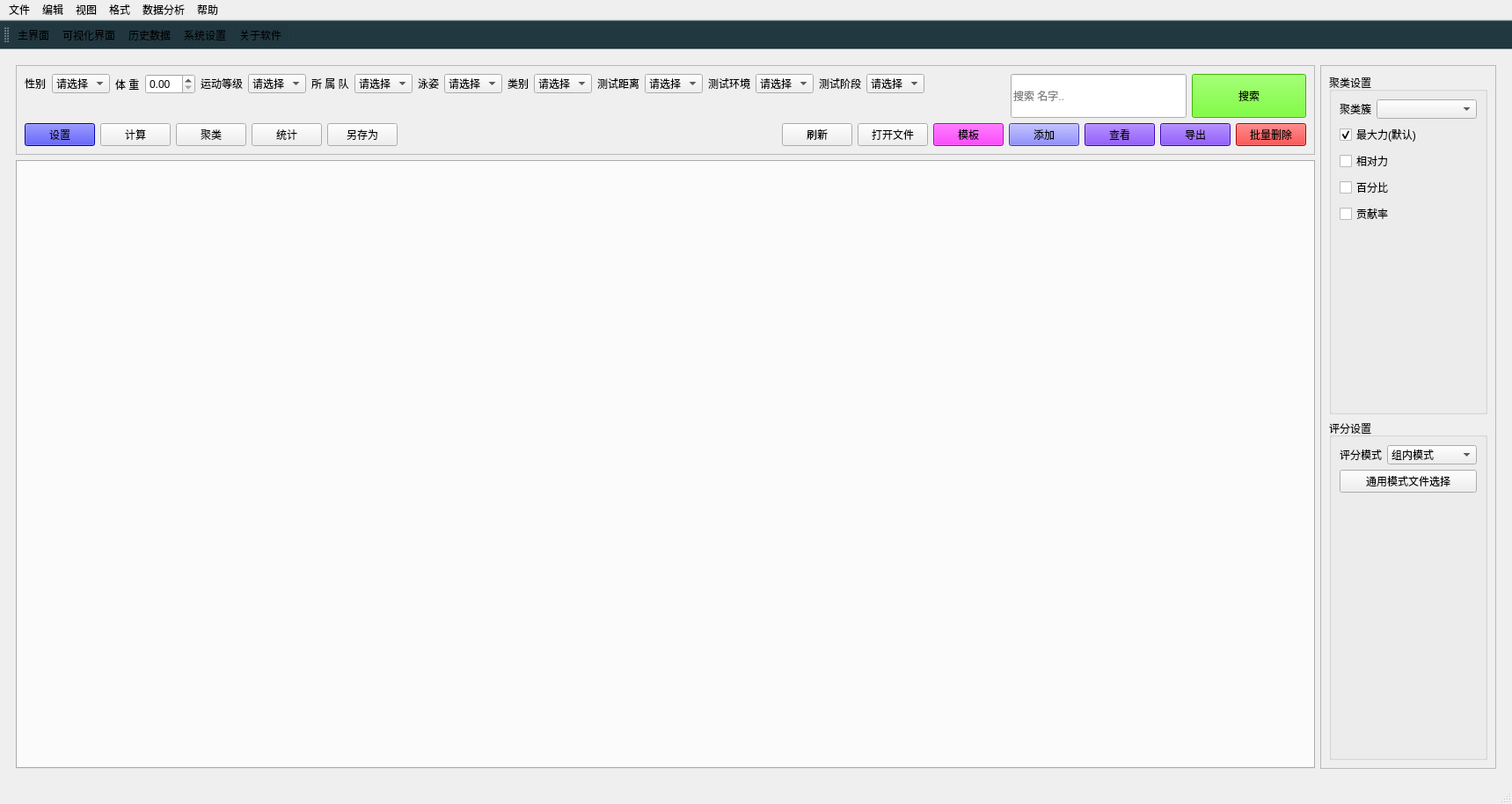
<?xml version="1.0" encoding="UTF-8"?>
<ui version="4.0">
 <class>MainWindow</class>
 <widget class="QMainWindow" name="MainWindow">
  <property name="geometry">
   <rect>
    <x>0</x>
    <y>0</y>
    <width>1719</width>
    <height>914</height>
   </rect>
  </property>
  <property name="palette">
   <palette>
    <active/>
    <inactive/>
    <disabled/>
   </palette>
  </property>
  <property name="windowTitle">
   <string>MainWindow</string>
  </property>
  <property name="styleSheet">
   <string notr="true">QMainWindow{
rgb(126, 133, 143)
}</string>
  </property>
  <property name="toolButtonStyle">
   <enum>Qt::ToolButtonTextOnly</enum>
  </property>
  <widget class="QWidget" name="centralwidget">
   <layout class="QVBoxLayout" name="verticalLayout_9">
    <item>
     <widget class="QStackedWidget" name="stackedWidget">
      <property name="currentIndex">
       <number>0</number>
      </property>
      <widget class="QWidget" name="mainPage">
       <layout class="QVBoxLayout" name="verticalLayout_10">
        <item>
         <layout class="QHBoxLayout" name="horizontalLayout_5">
          <item>
           <layout class="QVBoxLayout" name="verticalLayout_4">
            <item>
             <widget class="QFrame" name="frame">
              <property name="frameShape">
               <enum>QFrame::StyledPanel</enum>
              </property>
              <property name="frameShadow">
               <enum>QFrame::Raised</enum>
              </property>
              <layout class="QVBoxLayout" name="verticalLayout_2">
               <item>
                <layout class="QVBoxLayout" name="verticalLayout_3">
                 <item>
                  <layout class="QHBoxLayout" name="horizontalLayout_4">
                   <item>
                    <layout class="QVBoxLayout" name="verticalLayout">
                     <item>
                      <layout class="QHBoxLayout" name="horizontalLayout">
                       <item>
                        <layout class="QFormLayout" name="formLayout">
                         <property name="fieldGrowthPolicy">
                          <enum>QFormLayout::AllNonFixedFieldsGrow</enum>
                         </property>
                         <property name="horizontalSpacing">
                          <number>7</number>
                         </property>
                         <item row="0" column="0">
                          <widget class="QLabel" name="label">
                           <property name="text">
                            <string>性别</string>
                           </property>
                          </widget>
                         </item>
                         <item row="0" column="1">
                          <widget class="QComboBox" name="mainGenderCB">
                           <property name="maximumSize">
                            <size>
                             <width>80</width>
                             <height>16777215</height>
                            </size>
                           </property>
                           <item>
                            <property name="text">
                             <string>请选择</string>
                            </property>
                           </item>
                          </widget>
                         </item>
                        </layout>
                       </item>
                       <item>
                        <layout class="QFormLayout" name="formLayout_2">
                         <item row="0" column="0">
                          <widget class="QLabel" name="label_2">
                           <property name="text">
                            <string>体 重</string>
                           </property>
                          </widget>
                         </item>
                         <item row="0" column="1">
                          <widget class="QDoubleSpinBox" name="mainWeightSB">
                           <property name="maximumSize">
                            <size>
                             <width>80</width>
                             <height>16777215</height>
                            </size>
                           </property>
                          </widget>
                         </item>
                        </layout>
                       </item>
                       <item>
                        <layout class="QFormLayout" name="formLayout_3">
                         <item row="0" column="0">
                          <widget class="QLabel" name="label_3">
                           <property name="text">
                            <string>运动等级</string>
                           </property>
                          </widget>
                         </item>
                         <item row="0" column="1">
                          <widget class="QComboBox" name="mainLevelCB">
                           <property name="maximumSize">
                            <size>
                             <width>120</width>
                             <height>16777215</height>
                            </size>
                           </property>
                           <item>
                            <property name="text">
                             <string>请选择</string>
                            </property>
                           </item>
                          </widget>
                         </item>
                        </layout>
                       </item>
                       <item>
                        <layout class="QFormLayout" name="formLayout_4">
                         <item row="0" column="0">
                          <widget class="QLabel" name="label_4">
                           <property name="text">
                            <string>所 属 队</string>
                           </property>
                          </widget>
                         </item>
                         <item row="0" column="1">
                          <widget class="QComboBox" name="mainTeamCB">
                           <property name="maximumSize">
                            <size>
                             <width>100</width>
                             <height>16777215</height>
                            </size>
                           </property>
                           <item>
                            <property name="text">
                             <string>请选择</string>
                            </property>
                           </item>
                          </widget>
                         </item>
                        </layout>
                       </item>
                      </layout>
                     </item>
                    </layout>
                   </item>
                   <item>
                    <layout class="QFormLayout" name="formLayout_5">
                     <item row="0" column="0">
                      <widget class="QLabel" name="label_5">
                       <property name="text">
                        <string>泳姿</string>
                       </property>
                      </widget>
                     </item>
                     <item row="0" column="1">
                      <widget class="QComboBox" name="mainStrokeCB">
                       <property name="maximumSize">
                        <size>
                         <width>80</width>
                         <height>16777215</height>
                        </size>
                       </property>
                       <item>
                        <property name="text">
                         <string>请选择</string>
                        </property>
                       </item>
                      </widget>
                     </item>
                    </layout>
                   </item>
                   <item>
                    <layout class="QFormLayout" name="formLayout_6">
                     <item row="0" column="0">
                      <widget class="QLabel" name="label_6">
                       <property name="text">
                        <string>类别</string>
                       </property>
                      </widget>
                     </item>
                     <item row="0" column="1">
                      <widget class="QComboBox" name="mainTypeCB">
                       <property name="maximumSize">
                        <size>
                         <width>80</width>
                         <height>16777215</height>
                        </size>
                       </property>
                       <item>
                        <property name="text">
                         <string>请选择</string>
                        </property>
                       </item>
                      </widget>
                     </item>
                    </layout>
                   </item>
                   <item>
                    <layout class="QFormLayout" name="formLayout_7">
                     <item row="0" column="0">
                      <widget class="QLabel" name="label_7">
                       <property name="text">
                        <string>测试距离</string>
                       </property>
                      </widget>
                     </item>
                     <item row="0" column="1">
                      <widget class="QComboBox" name="mainDistCB">
                       <property name="maximumSize">
                        <size>
                         <width>80</width>
                         <height>16777215</height>
                        </size>
                       </property>
                       <item>
                        <property name="text">
                         <string>请选择</string>
                        </property>
                       </item>
                      </widget>
                     </item>
                    </layout>
                   </item>
                   <item>
                    <layout class="QFormLayout" name="formLayout_8">
                     <item row="0" column="0">
                      <widget class="QLabel" name="label_8">
                       <property name="text">
                        <string>测试环境</string>
                       </property>
                      </widget>
                     </item>
                     <item row="0" column="1">
                      <widget class="QComboBox" name="mainEnvCB">
                       <property name="maximumSize">
                        <size>
                         <width>80</width>
                         <height>16777215</height>
                        </size>
                       </property>
                       <item>
                        <property name="text">
                         <string>请选择</string>
                        </property>
                       </item>
                      </widget>
                     </item>
                    </layout>
                   </item>
                   <item>
                    <layout class="QFormLayout" name="formLayout_9">
                     <item row="0" column="0">
                      <widget class="QLabel" name="label_9">
                       <property name="text">
                        <string>测试阶段</string>
                       </property>
                      </widget>
                     </item>
                     <item row="0" column="1">
                      <widget class="QComboBox" name="mainStrageCB">
                       <property name="maximumSize">
                        <size>
                         <width>80</width>
                         <height>16777215</height>
                        </size>
                       </property>
                       <item>
                        <property name="text">
                         <string>请选择</string>
                        </property>
                       </item>
                      </widget>
                     </item>
                    </layout>
                   </item>
                   <item>
                    <spacer name="horizontalSpacer_2">
                     <property name="orientation">
                      <enum>Qt::Horizontal</enum>
                     </property>
                     <property name="sizeHint" stdset="0">
                      <size>
                       <width>40</width>
                       <height>20</height>
                      </size>
                     </property>
                    </spacer>
                   </item>
                   <item>
                    <widget class="QLineEdit" name="lineEdit">
                     <property name="minimumSize">
                      <size>
                       <width>200</width>
                       <height>50</height>
                      </size>
                     </property>
                     <property name="maximumSize">
                      <size>
                       <width>200</width>
                       <height>50</height>
                      </size>
                     </property>
                     <property name="styleSheet">
                      <string notr="true">border-color: rgb(85, 255, 127);</string>
                     </property>
                     <property name="placeholderText">
                      <string>搜索 名字..</string>
                     </property>
                    </widget>
                   </item>
                   <item>
                    <widget class="QPushButton" name="mainSearch">
                     <property name="minimumSize">
                      <size>
                       <width>130</width>
                       <height>50</height>
                      </size>
                     </property>
                     <property name="layoutDirection">
                      <enum>Qt::LeftToRight</enum>
                     </property>
                     <property name="styleSheet">
                      <string notr="true">background-color: rgb(85, 255, 0);</string>
                     </property>
                     <property name="text">
                      <string>搜索</string>
                     </property>
                     <property name="icon">
                      <iconset resource="res.qrc">
                       <normaloff>:/images/images/search.png</normaloff>:/images/images/search.png</iconset>
                     </property>
                     <property name="iconSize">
                      <size>
                       <width>32</width>
                       <height>32</height>
                      </size>
                     </property>
                    </widget>
                   </item>
                  </layout>
                 </item>
                 <item>
                  <layout class="QHBoxLayout" name="horizontalLayout_2">
                   <item>
                    <widget class="QPushButton" name="mainSetting">
                     <property name="styleSheet">
                      <string notr="true">background-color: rgb(0, 0, 255);</string>
                     </property>
                     <property name="text">
                      <string>设置</string>
                     </property>
                     <property name="icon">
                      <iconset resource="res.qrc">
                       <normaloff>:/images/images/mainSetting.png</normaloff>:/images/images/mainSetting.png</iconset>
                     </property>
                    </widget>
                   </item>
                   <item>
                    <widget class="QPushButton" name="mainComputedBtn">
                     <property name="text">
                      <string>计算</string>
                     </property>
                    </widget>
                   </item>
                   <item>
                    <widget class="QPushButton" name="mainClusterBtn">
                     <property name="text">
                      <string>聚类</string>
                     </property>
                    </widget>
                   </item>
                   <item>
                    <widget class="QPushButton" name="mainStatisticsBtn">
                     <property name="text">
                      <string>统计</string>
                     </property>
                    </widget>
                   </item>
                   <item>
                    <widget class="QPushButton" name="mainAsSaveBtn">
                     <property name="text">
                      <string>另存为</string>
                     </property>
                    </widget>
                   </item>
                   <item>
                    <spacer name="horizontalSpacer">
                     <property name="orientation">
                      <enum>Qt::Horizontal</enum>
                     </property>
                     <property name="sizeHint" stdset="0">
                      <size>
                       <width>40</width>
                       <height>20</height>
                      </size>
                     </property>
                    </spacer>
                   </item>
                   <item>
                    <widget class="QPushButton" name="mainRefresh">
                     <property name="text">
                      <string>刷新</string>
                     </property>
                    </widget>
                   </item>
                   <item>
                    <widget class="QPushButton" name="mainOpenExcelBtn">
                     <property name="text">
                      <string>打开文件</string>
                     </property>
                    </widget>
                   </item>
                   <item>
                    <widget class="QPushButton" name="mainTemplateBtn">
                     <property name="styleSheet">
                      <string notr="true">background-color: rgb(255, 0, 255);</string>
                     </property>
                     <property name="text">
                      <string>模板</string>
                     </property>
                     <property name="icon">
                      <iconset resource="res.qrc">
                       <normaloff>:/images/images/template.png</normaloff>:/images/images/template.png</iconset>
                     </property>
                    </widget>
                   </item>
                   <item>
                    <widget class="QPushButton" name="appendData">
                     <property name="styleSheet">
                      <string notr="true">background-color: rgb(85, 85, 255);</string>
                     </property>
                     <property name="text">
                      <string>添加</string>
                     </property>
                     <property name="icon">
                      <iconset resource="res.qrc">
                       <normaloff>:/images/images/append.png</normaloff>:/images/images/append.png</iconset>
                     </property>
                    </widget>
                   </item>
                   <item>
                    <widget class="QPushButton" name="mainViewBtn">
                     <property name="styleSheet">
                      <string notr="true">background-color: rgb(85, 0, 255);</string>
                     </property>
                     <property name="text">
                      <string>查看</string>
                     </property>
                     <property name="icon">
                      <iconset resource="res.qrc">
                       <normaloff>:/images/images/view.png</normaloff>:/images/images/view.png</iconset>
                     </property>
                    </widget>
                   </item>
                   <item>
                    <widget class="QPushButton" name="mainExportBtn">
                     <property name="styleSheet">
                      <string notr="true">background-color: rgb(85, 0, 255);</string>
                     </property>
                     <property name="text">
                      <string>导出</string>
                     </property>
                     <property name="icon">
                      <iconset resource="res.qrc">
                       <normaloff>:/images/images/export.png</normaloff>:/images/images/export.png</iconset>
                     </property>
                    </widget>
                   </item>
                   <item>
                    <widget class="QPushButton" name="mainAllDeleteBtn">
                     <property name="styleSheet">
                      <string notr="true">background-color: rgb(255, 0, 0);</string>
                     </property>
                     <property name="text">
                      <string>批量删除</string>
                     </property>
                     <property name="icon">
                      <iconset resource="res.qrc">
                       <normaloff>:/images/images/delete.png</normaloff>:/images/images/delete.png</iconset>
                     </property>
                    </widget>
                   </item>
                  </layout>
                 </item>
                </layout>
               </item>
              </layout>
             </widget>
            </item>
            <item>
             <widget class="QTabWidget" name="tabWidget">
              <property name="minimumSize">
               <size>
                <width>42</width>
                <height>500</height>
               </size>
              </property>
              <property name="tabPosition">
               <enum>QTabWidget::South</enum>
              </property>
              <property name="tabShape">
               <enum>QTabWidget::Triangular</enum>
              </property>
              <property name="tabsClosable">
               <bool>false</bool>
              </property>
             </widget>
            </item>
           </layout>
          </item>
          <item>
           <widget class="QFrame" name="mainSettingPage">
            <property name="minimumSize">
             <size>
              <width>200</width>
              <height>0</height>
             </size>
            </property>
            <property name="frameShape">
             <enum>QFrame::StyledPanel</enum>
            </property>
            <property name="frameShadow">
             <enum>QFrame::Raised</enum>
            </property>
            <layout class="QVBoxLayout" name="verticalLayout_5">
             <item>
              <widget class="QGroupBox" name="groupBox">
               <property name="title">
                <string>聚类设置</string>
               </property>
               <layout class="QVBoxLayout" name="verticalLayout_8">
                <item>
                 <layout class="QVBoxLayout" name="verticalLayout_7">
                  <item>
                   <layout class="QFormLayout" name="formLayout_11">
                    <item row="0" column="0">
                     <widget class="QLabel" name="label_14">
                      <property name="text">
                       <string>聚类簇</string>
                      </property>
                     </widget>
                    </item>
                    <item row="0" column="1">
                     <widget class="QComboBox" name="kCB"/>
                    </item>
                   </layout>
                  </item>
                  <item>
                   <layout class="QVBoxLayout" name="verticalLayout_6">
                    <item>
                     <widget class="QCheckBox" name="maxPowerCheckBox">
                      <property name="text">
                       <string>最大力(默认)</string>
                      </property>
                      <property name="checkable">
                       <bool>true</bool>
                      </property>
                      <property name="checked">
                       <bool>true</bool>
                      </property>
                     </widget>
                    </item>
                    <item>
                     <widget class="QCheckBox" name="relPowerCheckBox">
                      <property name="text">
                       <string>相对力</string>
                      </property>
                     </widget>
                    </item>
                    <item>
                     <widget class="QCheckBox" name="percentageCheckBox">
                      <property name="text">
                       <string>百分比</string>
                      </property>
                     </widget>
                    </item>
                    <item>
                     <widget class="QCheckBox" name="contributionCheckBox">
                      <property name="text">
                       <string>贡献率</string>
                      </property>
                     </widget>
                    </item>
                   </layout>
                  </item>
                 </layout>
                </item>
                <item>
                 <spacer name="verticalSpacer_2">
                  <property name="orientation">
                   <enum>Qt::Vertical</enum>
                  </property>
                  <property name="sizeHint" stdset="0">
                   <size>
                    <width>20</width>
                    <height>40</height>
                   </size>
                  </property>
                 </spacer>
                </item>
               </layout>
              </widget>
             </item>
             <item>
              <widget class="QGroupBox" name="groupBox_2">
               <property name="title">
                <string>评分设置</string>
               </property>
               <layout class="QVBoxLayout" name="verticalLayout_13">
                <item>
                 <layout class="QVBoxLayout" name="verticalLayout_12">
                  <item>
                   <layout class="QFormLayout" name="formLayout_10">
                    <item row="0" column="0">
                     <widget class="QLabel" name="label_11">
                      <property name="text">
                       <string>评分模式</string>
                      </property>
                     </widget>
                    </item>
                    <item row="0" column="1">
                     <widget class="QComboBox" name="scoreComboBox">
                      <item>
                       <property name="text">
                        <string>组内模式</string>
                       </property>
                      </item>
                      <item>
                       <property name="text">
                        <string>通用模式</string>
                       </property>
                      </item>
                     </widget>
                    </item>
                   </layout>
                  </item>
                  <item>
                   <layout class="QVBoxLayout" name="verticalLayout_11">
                    <item>
                     <widget class="QPushButton" name="scorePushButton">
                      <property name="enabled">
                       <bool>true</bool>
                      </property>
                      <property name="text">
                       <string>通用模式文件选择</string>
                      </property>
                     </widget>
                    </item>
                   </layout>
                  </item>
                 </layout>
                </item>
                <item>
                 <spacer name="verticalSpacer">
                  <property name="orientation">
                   <enum>Qt::Vertical</enum>
                  </property>
                  <property name="sizeHint" stdset="0">
                   <size>
                    <width>20</width>
                    <height>240</height>
                   </size>
                  </property>
                 </spacer>
                </item>
               </layout>
              </widget>
             </item>
            </layout>
           </widget>
          </item>
         </layout>
        </item>
       </layout>
      </widget>
     </widget>
    </item>
   </layout>
  </widget>
  <widget class="QMenuBar" name="menubar">
   <property name="geometry">
    <rect>
     <x>0</x>
     <y>0</y>
     <width>1719</width>
     <height>26</height>
    </rect>
   </property>
   <widget class="QMenu" name="menu">
    <property name="title">
     <string>文件</string>
    </property>
    <addaction name="separator"/>
    <addaction name="separator"/>
   </widget>
   <widget class="QMenu" name="menu_2">
    <property name="title">
     <string>编辑</string>
    </property>
   </widget>
   <widget class="QMenu" name="menu_3">
    <property name="title">
     <string>数据分析</string>
    </property>
    <addaction name="separator"/>
   </widget>
   <widget class="QMenu" name="menu_4">
    <property name="title">
     <string>帮助</string>
    </property>
    <addaction name="actAbout"/>
    <addaction name="separator"/>
   </widget>
   <widget class="QMenu" name="menu_5">
    <property name="title">
     <string>格式</string>
    </property>
   </widget>
   <widget class="QMenu" name="menu_6">
    <property name="title">
     <string>视图</string>
    </property>
   </widget>
   <addaction name="menu"/>
   <addaction name="menu_2"/>
   <addaction name="menu_6"/>
   <addaction name="menu_5"/>
   <addaction name="menu_3"/>
   <addaction name="menu_4"/>
  </widget>
  <widget class="QToolBar" name="toolBar">
   <property name="palette">
    <palette>
     <active>
      <colorrole role="WindowText">
       <brush brushstyle="SolidPattern">
        <color alpha="216">
         <red>0</red>
         <green>0</green>
         <blue>0</blue>
        </color>
       </brush>
      </colorrole>
      <colorrole role="Button">
       <brush brushstyle="SolidPattern">
        <color alpha="255">
         <red>33</red>
         <green>55</green>
         <blue>63</blue>
        </color>
       </brush>
      </colorrole>
      <colorrole role="Midlight">
       <brush brushstyle="SolidPattern">
        <color alpha="255">
         <red>245</red>
         <green>245</green>
         <blue>245</blue>
        </color>
       </brush>
      </colorrole>
      <colorrole role="Dark">
       <brush brushstyle="SolidPattern">
        <color alpha="255">
         <red>191</red>
         <green>191</green>
         <blue>191</blue>
        </color>
       </brush>
      </colorrole>
      <colorrole role="Mid">
       <brush brushstyle="SolidPattern">
        <color alpha="255">
         <red>169</red>
         <green>169</green>
         <blue>169</blue>
        </color>
       </brush>
      </colorrole>
      <colorrole role="Text">
       <brush brushstyle="SolidPattern">
        <color alpha="216">
         <red>0</red>
         <green>0</green>
         <blue>0</blue>
        </color>
       </brush>
      </colorrole>
      <colorrole role="ButtonText">
       <brush brushstyle="SolidPattern">
        <color alpha="216">
         <red>0</red>
         <green>0</green>
         <blue>0</blue>
        </color>
       </brush>
      </colorrole>
      <colorrole role="Base">
       <brush brushstyle="SolidPattern">
        <color alpha="255">
         <red>33</red>
         <green>55</green>
         <blue>63</blue>
        </color>
       </brush>
      </colorrole>
      <colorrole role="Window">
       <brush brushstyle="SolidPattern">
        <color alpha="255">
         <red>33</red>
         <green>55</green>
         <blue>63</blue>
        </color>
       </brush>
      </colorrole>
      <colorrole role="Shadow">
       <brush brushstyle="SolidPattern">
        <color alpha="255">
         <red>0</red>
         <green>0</green>
         <blue>0</blue>
        </color>
       </brush>
      </colorrole>
      <colorrole role="Highlight">
       <brush brushstyle="SolidPattern">
        <color alpha="255">
         <red>165</red>
         <green>205</green>
         <blue>255</blue>
        </color>
       </brush>
      </colorrole>
      <colorrole role="HighlightedText">
       <brush brushstyle="SolidPattern">
        <color alpha="216">
         <red>0</red>
         <green>0</green>
         <blue>0</blue>
        </color>
       </brush>
      </colorrole>
      <colorrole role="Link">
       <brush brushstyle="SolidPattern">
        <color alpha="255">
         <red>9</red>
         <green>79</green>
         <blue>209</blue>
        </color>
       </brush>
      </colorrole>
      <colorrole role="AlternateBase">
       <brush brushstyle="SolidPattern">
        <color alpha="255">
         <red>245</red>
         <green>245</green>
         <blue>245</blue>
        </color>
       </brush>
      </colorrole>
      <colorrole role="NoRole">
       <brush brushstyle="SolidPattern">
        <color alpha="255">
         <red>0</red>
         <green>0</green>
         <blue>0</blue>
        </color>
       </brush>
      </colorrole>
      <colorrole role="ToolTipBase">
       <brush brushstyle="SolidPattern">
        <color alpha="255">
         <red>255</red>
         <green>255</green>
         <blue>255</blue>
        </color>
       </brush>
      </colorrole>
      <colorrole role="PlaceholderText">
       <brush brushstyle="SolidPattern">
        <color alpha="63">
         <red>0</red>
         <green>0</green>
         <blue>0</blue>
        </color>
       </brush>
      </colorrole>
     </active>
     <inactive>
      <colorrole role="WindowText">
       <brush brushstyle="SolidPattern">
        <color alpha="216">
         <red>0</red>
         <green>0</green>
         <blue>0</blue>
        </color>
       </brush>
      </colorrole>
      <colorrole role="Button">
       <brush brushstyle="SolidPattern">
        <color alpha="255">
         <red>33</red>
         <green>55</green>
         <blue>63</blue>
        </color>
       </brush>
      </colorrole>
      <colorrole role="Midlight">
       <brush brushstyle="SolidPattern">
        <color alpha="255">
         <red>245</red>
         <green>245</green>
         <blue>245</blue>
        </color>
       </brush>
      </colorrole>
      <colorrole role="Dark">
       <brush brushstyle="SolidPattern">
        <color alpha="255">
         <red>191</red>
         <green>191</green>
         <blue>191</blue>
        </color>
       </brush>
      </colorrole>
      <colorrole role="Mid">
       <brush brushstyle="SolidPattern">
        <color alpha="255">
         <red>169</red>
         <green>169</green>
         <blue>169</blue>
        </color>
       </brush>
      </colorrole>
      <colorrole role="Text">
       <brush brushstyle="SolidPattern">
        <color alpha="216">
         <red>0</red>
         <green>0</green>
         <blue>0</blue>
        </color>
       </brush>
      </colorrole>
      <colorrole role="ButtonText">
       <brush brushstyle="SolidPattern">
        <color alpha="255">
         <red>0</red>
         <green>0</green>
         <blue>0</blue>
        </color>
       </brush>
      </colorrole>
      <colorrole role="Base">
       <brush brushstyle="SolidPattern">
        <color alpha="255">
         <red>33</red>
         <green>55</green>
         <blue>63</blue>
        </color>
       </brush>
      </colorrole>
      <colorrole role="Window">
       <brush brushstyle="SolidPattern">
        <color alpha="255">
         <red>33</red>
         <green>55</green>
         <blue>63</blue>
        </color>
       </brush>
      </colorrole>
      <colorrole role="Shadow">
       <brush brushstyle="SolidPattern">
        <color alpha="255">
         <red>0</red>
         <green>0</green>
         <blue>0</blue>
        </color>
       </brush>
      </colorrole>
      <colorrole role="Highlight">
       <brush brushstyle="SolidPattern">
        <color alpha="255">
         <red>212</red>
         <green>212</green>
         <blue>212</blue>
        </color>
       </brush>
      </colorrole>
      <colorrole role="HighlightedText">
       <brush brushstyle="SolidPattern">
        <color alpha="216">
         <red>0</red>
         <green>0</green>
         <blue>0</blue>
        </color>
       </brush>
      </colorrole>
      <colorrole role="Link">
       <brush brushstyle="SolidPattern">
        <color alpha="255">
         <red>0</red>
         <green>0</green>
         <blue>255</blue>
        </color>
       </brush>
      </colorrole>
      <colorrole role="AlternateBase">
       <brush brushstyle="SolidPattern">
        <color alpha="255">
         <red>245</red>
         <green>245</green>
         <blue>245</blue>
        </color>
       </brush>
      </colorrole>
      <colorrole role="NoRole">
       <brush brushstyle="NoBrush">
        <color alpha="255">
         <red>0</red>
         <green>0</green>
         <blue>0</blue>
        </color>
       </brush>
      </colorrole>
      <colorrole role="ToolTipBase">
       <brush brushstyle="SolidPattern">
        <color alpha="255">
         <red>255</red>
         <green>255</green>
         <blue>255</blue>
        </color>
       </brush>
      </colorrole>
      <colorrole role="PlaceholderText">
       <brush brushstyle="SolidPattern">
        <color alpha="63">
         <red>0</red>
         <green>0</green>
         <blue>0</blue>
        </color>
       </brush>
      </colorrole>
     </inactive>
     <disabled>
      <colorrole role="WindowText">
       <brush brushstyle="SolidPattern">
        <color alpha="63">
         <red>0</red>
         <green>0</green>
         <blue>0</blue>
        </color>
       </brush>
      </colorrole>
      <colorrole role="Button">
       <brush brushstyle="SolidPattern">
        <color alpha="255">
         <red>33</red>
         <green>55</green>
         <blue>63</blue>
        </color>
       </brush>
      </colorrole>
      <colorrole role="Midlight">
       <brush brushstyle="SolidPattern">
        <color alpha="255">
         <red>245</red>
         <green>245</green>
         <blue>245</blue>
        </color>
       </brush>
      </colorrole>
      <colorrole role="Dark">
       <brush brushstyle="SolidPattern">
        <color alpha="255">
         <red>191</red>
         <green>191</green>
         <blue>191</blue>
        </color>
       </brush>
      </colorrole>
      <colorrole role="Mid">
       <brush brushstyle="SolidPattern">
        <color alpha="255">
         <red>169</red>
         <green>169</green>
         <blue>169</blue>
        </color>
       </brush>
      </colorrole>
      <colorrole role="Text">
       <brush brushstyle="SolidPattern">
        <color alpha="63">
         <red>0</red>
         <green>0</green>
         <blue>0</blue>
        </color>
       </brush>
      </colorrole>
      <colorrole role="ButtonText">
       <brush brushstyle="SolidPattern">
        <color alpha="63">
         <red>0</red>
         <green>0</green>
         <blue>0</blue>
        </color>
       </brush>
      </colorrole>
      <colorrole role="Base">
       <brush brushstyle="SolidPattern">
        <color alpha="255">
         <red>33</red>
         <green>55</green>
         <blue>63</blue>
        </color>
       </brush>
      </colorrole>
      <colorrole role="Window">
       <brush brushstyle="SolidPattern">
        <color alpha="255">
         <red>33</red>
         <green>55</green>
         <blue>63</blue>
        </color>
       </brush>
      </colorrole>
      <colorrole role="Shadow">
       <brush brushstyle="SolidPattern">
        <color alpha="255">
         <red>0</red>
         <green>0</green>
         <blue>0</blue>
        </color>
       </brush>
      </colorrole>
      <colorrole role="Highlight">
       <brush brushstyle="SolidPattern">
        <color alpha="255">
         <red>212</red>
         <green>212</green>
         <blue>212</blue>
        </color>
       </brush>
      </colorrole>
      <colorrole role="HighlightedText">
       <brush brushstyle="SolidPattern">
        <color alpha="63">
         <red>0</red>
         <green>0</green>
         <blue>0</blue>
        </color>
       </brush>
      </colorrole>
      <colorrole role="Link">
       <brush brushstyle="SolidPattern">
        <color alpha="255">
         <red>0</red>
         <green>0</green>
         <blue>255</blue>
        </color>
       </brush>
      </colorrole>
      <colorrole role="AlternateBase">
       <brush brushstyle="SolidPattern">
        <color alpha="255">
         <red>245</red>
         <green>245</green>
         <blue>245</blue>
        </color>
       </brush>
      </colorrole>
      <colorrole role="NoRole">
       <brush brushstyle="NoBrush">
        <color alpha="255">
         <red>0</red>
         <green>0</green>
         <blue>0</blue>
        </color>
       </brush>
      </colorrole>
      <colorrole role="ToolTipBase">
       <brush brushstyle="SolidPattern">
        <color alpha="255">
         <red>255</red>
         <green>255</green>
         <blue>255</blue>
        </color>
       </brush>
      </colorrole>
      <colorrole role="PlaceholderText">
       <brush brushstyle="SolidPattern">
        <color alpha="63">
         <red>0</red>
         <green>0</green>
         <blue>0</blue>
        </color>
       </brush>
      </colorrole>
     </disabled>
    </palette>
   </property>
   <property name="windowTitle">
    <string>toolBar</string>
   </property>
   <property name="styleSheet">
    <string notr="true">background-color: rgb(33, 55, 63);</string>
   </property>
   <property name="toolButtonStyle">
    <enum>Qt::ToolButtonTextUnderIcon</enum>
   </property>
   <attribute name="toolBarArea">
    <enum>TopToolBarArea</enum>
   </attribute>
   <attribute name="toolBarBreak">
    <bool>false</bool>
   </attribute>
   <addaction name="actMain"/>
   <addaction name="actVisualization"/>
   <addaction name="actHistData"/>
   <addaction name="actSetting"/>
   <addaction name="actAbout"/>
   <addaction name="separator"/>
  </widget>
  <widget class="QStatusBar" name="statusBar"/>
  <action name="actAbout">
   <property name="icon">
    <iconset resource="res.qrc">
     <normaloff>:/images/images/about.png</normaloff>:/images/images/about.png</iconset>
   </property>
   <property name="text">
    <string>关于软件</string>
   </property>
   <property name="toolTip">
    <string>关于软件</string>
   </property>
   <property name="shortcut">
    <string>F1</string>
   </property>
  </action>
  <action name="actHistData">
   <property name="icon">
    <iconset resource="res.qrc">
     <normaloff>:/images/images/historyData.png</normaloff>:/images/images/historyData.png</iconset>
   </property>
   <property name="text">
    <string>历史数据</string>
   </property>
  </action>
  <action name="actSetting">
   <property name="icon">
    <iconset resource="res.qrc">
     <normaloff>:/images/images/setting.png</normaloff>:/images/images/setting.png</iconset>
   </property>
   <property name="text">
    <string>系统设置</string>
   </property>
  </action>
  <action name="actMain">
   <property name="icon">
    <iconset resource="res.qrc">
     <normaloff>:/images/images/main.png</normaloff>:/images/images/main.png</iconset>
   </property>
   <property name="text">
    <string>主界面</string>
   </property>
  </action>
  <action name="actVisualization">
   <property name="icon">
    <iconset resource="res.qrc">
     <normaloff>:/images/images/visual.png</normaloff>:/images/images/visual.png</iconset>
   </property>
   <property name="text">
    <string>可视化界面</string>
   </property>
  </action>
 </widget>
 <resources>
  <include location="res.qrc"/>
 </resources>
 <connections>
  <connection>
   <sender>tabWidget</sender>
   <signal>tabBarClicked(int)</signal>
   <receiver>tabWidget</receiver>
   <slot>setCurrentIndex(int)</slot>
   <hints>
    <hint type="sourcelabel">
     <x>859</x>
     <y>485</y>
    </hint>
    <hint type="destinationlabel">
     <x>859</x>
     <y>485</y>
    </hint>
   </hints>
  </connection>
 </connections>
</ui>
